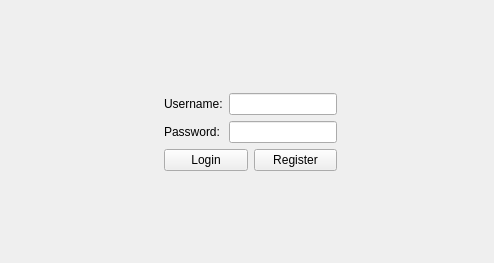
<?xml version="1.0" encoding="UTF-8"?>
<ui version="4.0">
 <class>LoginWidget</class>
 <widget class="QWidget" name="LoginWidget">
  <property name="geometry">
   <rect>
    <x>0</x>
    <y>0</y>
    <width>494</width>
    <height>263</height>
   </rect>
  </property>
  <property name="windowTitle">
   <string>LoginWidget</string>
  </property>
  <layout class="QFormLayout" name="formLayout_2">
   <property name="labelAlignment">
    <set>Qt::AlignmentFlag::AlignCenter</set>
   </property>
   <item row="0" column="1">
    <widget class="QWidget" name="widget_2" native="true">
     <layout class="QGridLayout" name="gridLayout">
      <item row="0" column="1">
       <widget class="QWidget" name="widget" native="true">
        <layout class="QVBoxLayout" name="verticalLayout">
         <item>
          <spacer name="verticalSpacer">
           <property name="orientation">
            <enum>Qt::Orientation::Vertical</enum>
           </property>
           <property name="sizeHint" stdset="0">
            <size>
             <width>20</width>
             <height>40</height>
            </size>
           </property>
          </spacer>
         </item>
         <item>
          <layout class="QGridLayout" name="gridLayout_2">
           <item row="0" column="0">
            <widget class="QLabel" name="labelUsername">
             <property name="text">
              <string>Username:</string>
             </property>
            </widget>
           </item>
           <item row="2" column="0">
            <widget class="QLabel" name="labelPassword">
             <property name="text">
              <string>Password:</string>
             </property>
            </widget>
           </item>
           <item row="2" column="1">
            <widget class="QLineEdit" name="registerText"/>
           </item>
           <item row="0" column="1">
            <widget class="QLineEdit" name="usernameText"/>
           </item>
          </layout>
         </item>
         <item>
          <layout class="QHBoxLayout" name="horizontalLayout">
           <item>
            <widget class="QPushButton" name="loginButton">
             <property name="text">
              <string>Login</string>
             </property>
            </widget>
           </item>
           <item>
            <widget class="QPushButton" name="registerButton">
             <property name="text">
              <string>Register</string>
             </property>
            </widget>
           </item>
          </layout>
         </item>
         <item>
          <spacer name="verticalSpacer_2">
           <property name="orientation">
            <enum>Qt::Orientation::Vertical</enum>
           </property>
           <property name="sizeHint" stdset="0">
            <size>
             <width>20</width>
             <height>40</height>
            </size>
           </property>
          </spacer>
         </item>
        </layout>
       </widget>
      </item>
      <item row="0" column="0">
       <spacer name="horizontalSpacer">
        <property name="orientation">
         <enum>Qt::Orientation::Horizontal</enum>
        </property>
        <property name="sizeHint" stdset="0">
         <size>
          <width>40</width>
          <height>20</height>
         </size>
        </property>
       </spacer>
      </item>
      <item row="0" column="2">
       <spacer name="horizontalSpacer_2">
        <property name="orientation">
         <enum>Qt::Orientation::Horizontal</enum>
        </property>
        <property name="sizeHint" stdset="0">
         <size>
          <width>40</width>
          <height>20</height>
         </size>
        </property>
       </spacer>
      </item>
     </layout>
    </widget>
   </item>
  </layout>
 </widget>
 <layoutdefault spacing="6" margin="11"/>
 <resources/>
 <connections/>
</ui>
